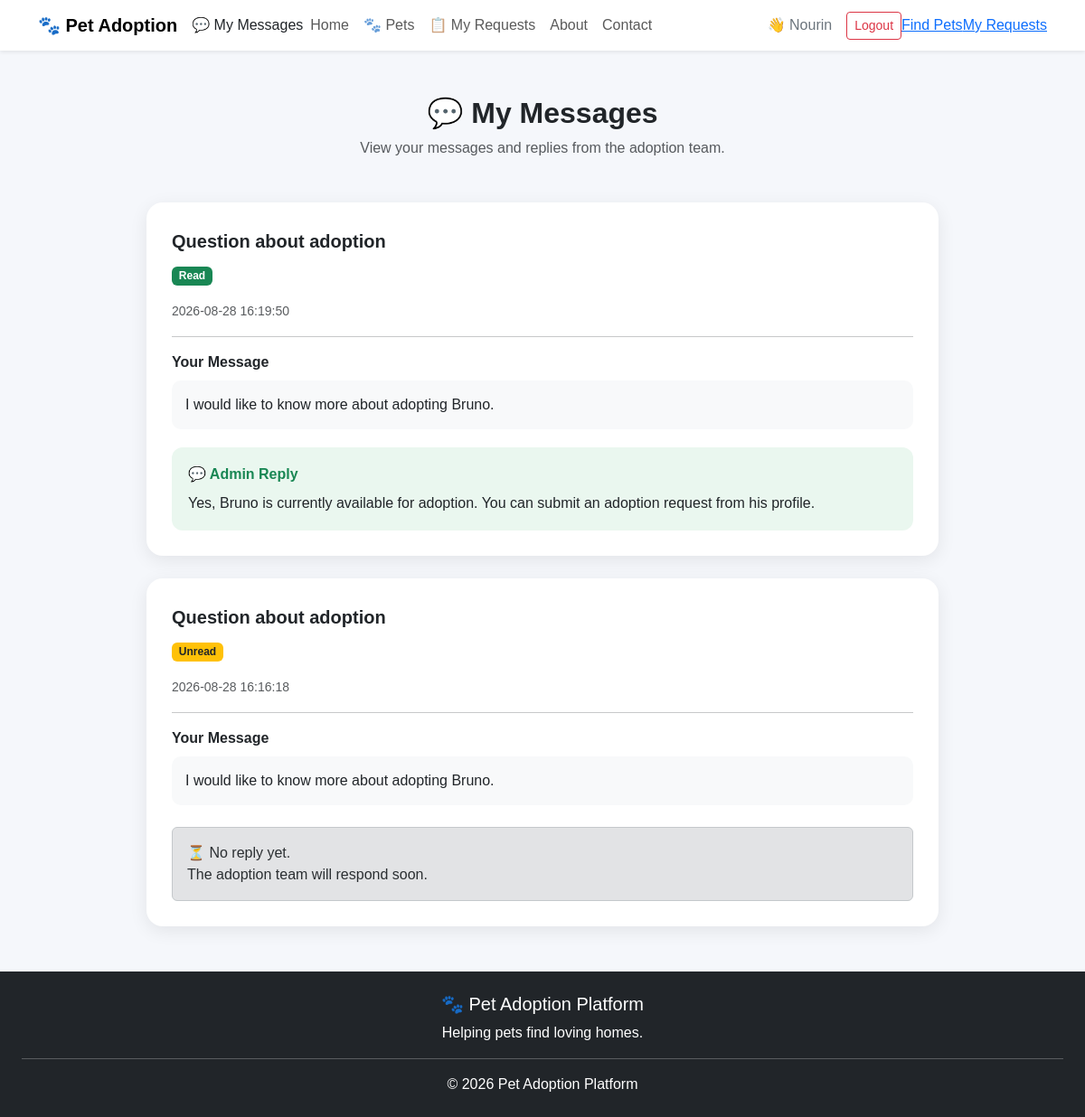
Page /my-messages (signed in) on the committed database.
### tables this page shows
CREATE TABLE messages(
            id INTEGER PRIMARY KEY AUTOINCREMENT,
            user_id INTEGER,
            name TEXT,
            email TEXT,
            subject TEXT,
            message TEXT,
            status TEXT DEFAULT 'Unread',
            reply TEXT,
            created_at TEXT
        );

### app.py (the view)
@app.route('/my-messages')
def my_messages():
    if 'user' not in session:
        return redirect(url_for('login'))
    user_id = session.get('user_id')
    conn = sqlite3.connect("database.db")
    cursor = conn.cursor()
    cursor.execute("""
        SELECT
            id,
            name,
            email,
            subject,
            message,
            status,
            reply,
            created_at
        FROM messages
        WHERE user_id = ?
        ORDER BY id DESC
    """, (user_id,))
    messages = cursor.fetchall()
    conn.close()
    return render_template(
        "my_messages.html",
        messages=messages
    )

### templates/my_messages.html (shortened to what this page needs)
<!DOCTYPE html>
<html lang="en">
<head>
    <link
        href="https://cdn.jsdelivr.net/npm/bootstrap@5.3.3/dist/css/bootstrap.min.css"
        rel="stylesheet"
    >
</head>
<body>
{% include 'navbar.html' %}
<div class="container messages-container">
    <h2 class="text-center page-title">
        💬 My Messages
    </h2>
    <p class="text-center text-muted mb-5">
        View your messages and replies from the adoption team.
    </p>
    {% if messages %}
        {% for msg in messages %}
        <div class="message-card">
            <div class="subject">
                {{ msg[3] }}
            </div>
            <div class="mb-3">
                {% if msg[5] == 'Unread' %}
                    <span class="badge bg-warning text-dark">
                        Unread
                    </span>
                {% else %}
                    <span class="badge bg-success">
                        Read
                    </span>
                {% endif %}
            </div>
            <small class="text-muted">
                {{ msg[7] }}
            </small>
            <hr>
            <div class="message-label">
                Your Message
            </div>
            <div class="user-message">
                {{ msg[4] }}
            </div>
            {% if msg[6] %}
            <div class="reply-box">
                <div class="reply-title">
                    💬 Admin Reply
                </div>
                <p class="mb-0 mt-2">
                    {{ msg[6] }}
                </p>
            </div>
            {% else %}
            <div class="alert alert-secondary mt-4 mb-0">
                ⏳ No reply yet.
                <br>
                The adoption team will respond soon.
            </div>
            {% endif %}
        </div>
        {% endfor %}
    {% endif %}
</div>
{% include 'footer.html' %}
</body>
</html>

### templates/my_messages.html (style rules this page uses)
body { background: #f5f7fb; font-family: Arial, sans-serif; }
.messages-container { max-width: 900px; margin: 50px auto; }
.page-title { font-weight: 700; }
.message-card { background: white; border-radius: 18px; padding: 28px; margin-bottom: 25px; box-shadow: 0 5px 20px rgba(0,0,0,0.08); }
.subject { font-size: 20px; font-weight: 700; margin-bottom: 10px; }
.message-label { font-weight: 600; }
.user-message { background: #f8f9fa; padding: 15px; border-radius: 10px; margin-top: 8px; }
.reply-box { background: #eaf7ef; padding: 18px; border-radius: 12px; margin-top: 20px; }
.reply-title { color: #198754; font-weight: 700; }

### rows in the picture
messages: subject "Question about adoption", status "Read", created_at "2026-08-28 16:19:50", message "I would like to know more about adopting Bruno.", reply "Yes, Bruno is currently available for adoption. You can submit an adoption request from his profile."
messages: subject "Question about adoption", status "Unread", created_at "2026-08-28 16:16:18", message "I would like to know more about adopting Bruno.", shows "⏳ No reply yet."

### other values in the picture
{{ session.get('user') }} "Nourin"
